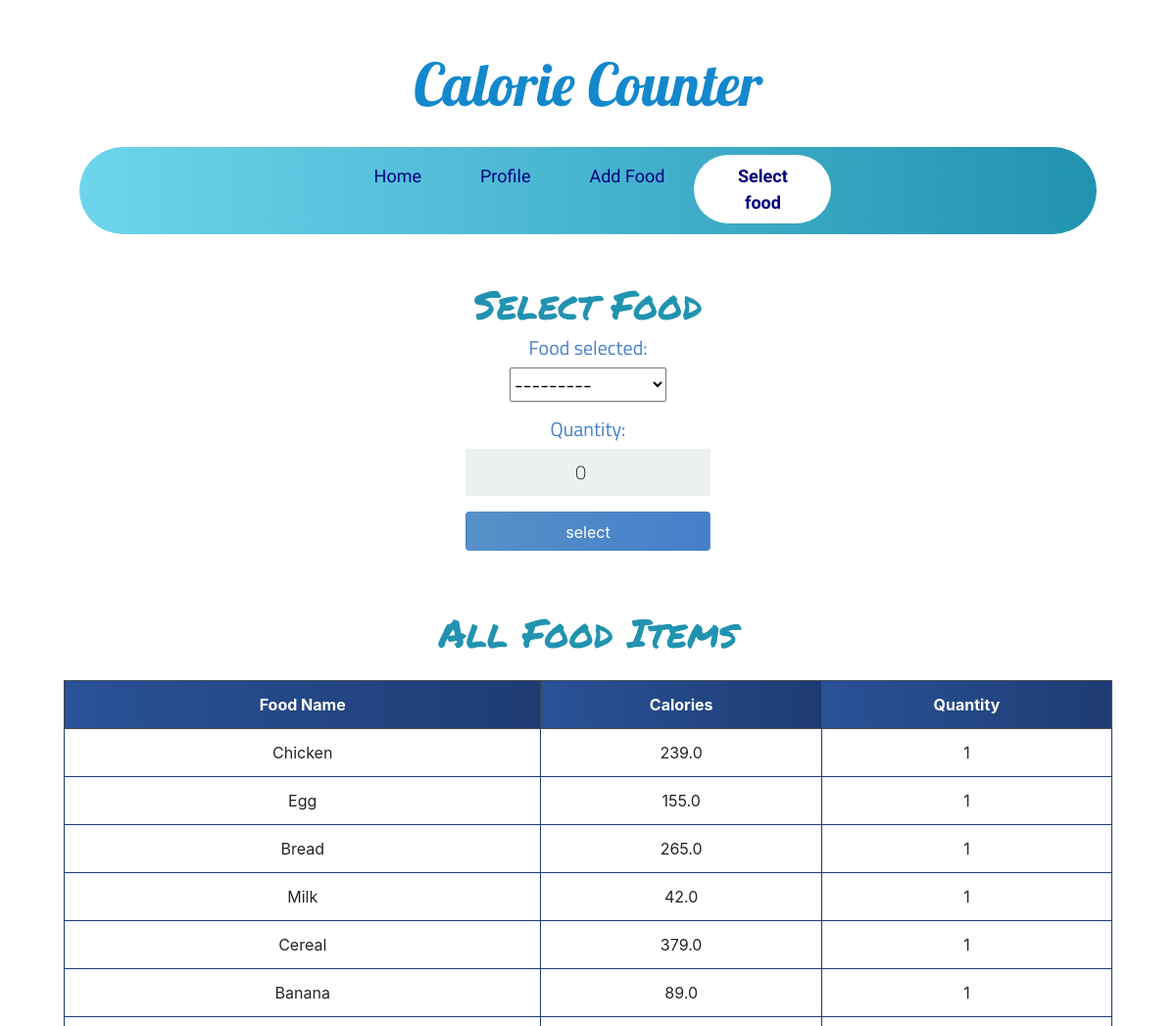
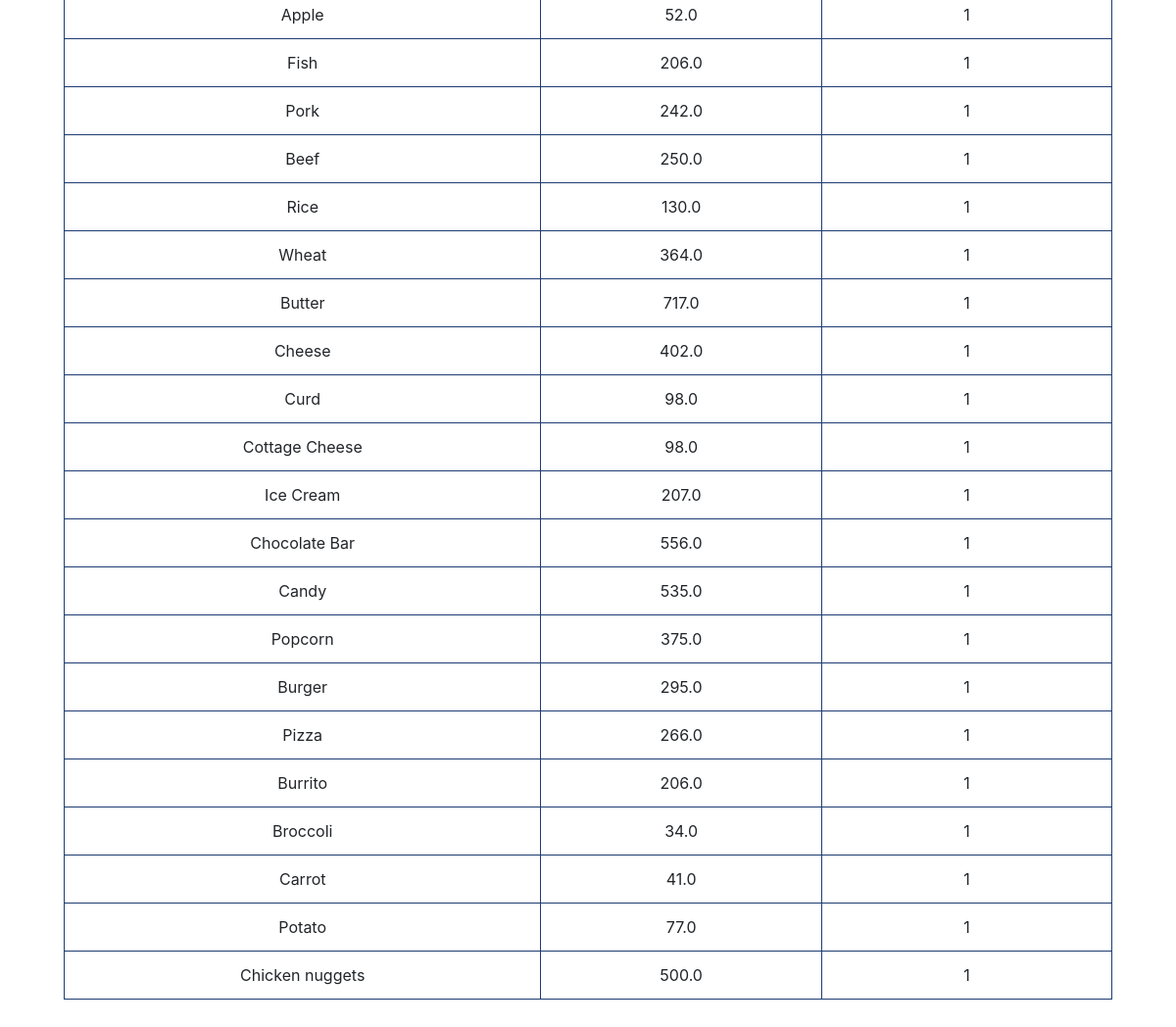
/select_food/ (signed in), run on the app's committed database (2 pictures, top to bottom).
### calories/models.py (models this page shows)
class Food(models.Model):
	name = models.CharField(max_length=200 ,null=False)
	quantity = models.PositiveIntegerField(null=False,default=0)
	calorie = models.FloatField(null=False,default=0)
	person_of = models.ForeignKey(User,null=True,on_delete=models.CASCADE)
	def __str__(self):
		return self.name

### calories/views.py (the view)
# urls.py: path('select_food/',select_food,name='select_food'),
@login_required
def select_food(request):
	person = Profile.objects.filter(person_of=request.user).last()
	food_items = Food.objects.filter(person_of=request.user)
	form = SelectFoodForm(request.user,instance=person)
	if request.method == 'POST':
		form = SelectFoodForm(request.user,request.POST,instance=person)
		if form.is_valid():
			form.save()
			return redirect('home')
	else:
		form = SelectFoodForm(request.user)
	context = {'form':form,'food_items':food_items}
	return render(request, 'select_food.html',context)

### calories/forms.py
class SelectFoodForm(forms.ModelForm):
    class Meta:
        model = Profile
        fields = ('food_selected','quantity',)
    def __init__(self, user, *args, **kwargs):
        super(SelectFoodForm, self).__init__(*args, **kwargs)
        self.fields['food_selected'].queryset = Food.objects.filter(person_of=user)

### templates/select_food.html (shortened to what this page needs)
{% extends 'base.html' %}
{% block content %}
    <div class="login mt-0">
        <div class="login-screen">
            <div class="app-title">
                <h1 class="headline">Select Food</h1>
            </div>
            <form method="POST" action="" class="login-form">
              <h5 class="form-labels">
                {{ form.as_p }}
            </h5>
                <input class="btn login_btn pt-2" type="submit" value="select">
            </form>
        </div>
    </div>
    <div class="container-fluid">
   <h1 class="headline text-center pb-3">All Food Items </h1>
        <table class="table table-bordered text-center">
            <thead class="thead-dark">
                <tr>
                    <th scope="col">Food Name</th>
                    <th scope="col">Calories</th>
                    <th scope="col">Quantity</th>
                </tr>
            </thead>
            <tbody>
                {% for food in food_items %}
                <tr>
                    <td>{{ food.name }}</td>
                    <td>{{ food.calorie }}</td>
                    <td>{{ food.quantity }}</td>
                </tr>
                {% endfor %}
            </tbody>
        </table>
     </div>
{% endblock content %}

### templates/base.html (shortened to what this page needs)
<!DOCTYPE html>
{% load static %}
<html>
<head>
	<link href="{% static 'css/base.css' %}" rel="stylesheet">
	<link rel="stylesheet" href="https://stackpath.bootstrapcdn.com/bootstrap/4.5.2/css/bootstrap.min.css">
</head>
<body>
  <a href={% url "home" %}><h1 class="logo text-center">Calorie Counter</h1></a>
<nav id="navbar-primary" class="navbar navbar-expand-lg navbar-default active" role="navigation">
 <div class="container">
            <div class="collapse navbar-collapse" id="resNav">
            <ul class="navbar-nav justify-content-center">
              {% with url_name=request.resolver_match.url_name %}
              <li class="nav-item"><a class="nav-link  {% if url_name == 'home' %} active{% endif %}" href={% url "home" %}>Home</a></li>
              <li class="nav-item"><a class="nav-link {% if url_name == 'profile' %} active{% endif %}" href={% url "profile" %}>Profile</a></li>
              <li class="nav-item"><a class="nav-link {% if url_name == 'add_food' %} active{% endif %}" href={% url "add_food" %}>Add Food</a></li>
              <li class="nav-item"><a class="nav-link {% if url_name == 'select_food' %} active{% endif %}" href={% url "select_food" %}>Select food</a></li>
              {% endwith %}
            </ul>
            </div>
 </div>
</nav>
        {% block content %}
        {% endblock content %}
</body>
</html>

### static/css/base.css (style rules this page uses)
a { text-decoration:none !important; }
.logo { font-family: 'Lobster', cursive; padding-top:0px; padding-bottom:12px; font-size: 60px; color: #1488CC; color: -webkit-linear-gradient(to right, #2B32B2, #1488CC); color: linear-gradient(to right, #2B32B2, #1488CC); }
#navbar-primary.navbar-default .navbar-nav { width: 100%; text-align: center; background: #2193b0; background: -webkit-linear-gradient(to right, #6dd5ed, #2193b0); background: linear-gradient(to right, #6dd5ed, #2193b0); border-radius: 100px ; }
#navbar-primary.navbar-default .navbar-nav > li { display: inline-block; float: none; vertical-align: top; padding-top: 8px; padding-bottom: 8px; font-family: 'Grandstander', cursive }
#navbar-primary.navbar-default .navbar-nav > li > a { padding-left: 30px; padding-right: 30px; color:#000080; font-size: 18px; text-decoration:none; }
ul.navbar-nav .nav-item:after { content: ''; display: block; height: 3px; width: 0; transition: width .5s ease, background-color .5s ease; }
.navbar-nav .nav-item > a.active { width: 140px; background: white ; border-radius: 100px ; color: #white !important; text-align: center; font-weight: bolder; display: block; text-decoration: none; }
body { font-family: Arial; background-color: #3498DB; padding: 50px; }
.login { margin: 20px auto; width: 300px; }
.login-screen { background-color: #FFF; padding: 20px; border-radius: 5px }
.app-title { text-align: center; color: #777; }
.login-form { text-align: center; }
input { text-align: center; background-color: #ECF0F1; border: 2px solid transparent; border-radius: 3px; font-size: 16px; font-weight: 200; padding: 10px 0; width: 250px; transition: border .5s; }
.btn { background: #457fca; background: -webkit-linear-gradient(to right, #5691c8, #457fca); background: linear-gradient(to right, #5691c8, #457fca); color: white !important; font-size: 16px; line-height: 25px; padding: 10px 0; text-decoration: none; text-shadow: none; border-radius: 3px; box-shadow: none; transition: 0.25s; display: block; width: 250px; margin: 0 auto; }
th { background: #1e3c72; background: -webkit-linear-gradient(to right, #2a5298, #1e3c72); background: linear-gradient(to right, #2a5298, #1e3c72); }
.headline { font-family: 'Permanent Marker', cursive; padding-top:20px; color: #2193b0; color: -webkit-linear-gradient(to right, #6dd5ed, #2193b0); color: linear-gradient(to right, #6ded6d, #2193b0); }
.table { background-color: white; color: #18AD7C; }
table.table-bordered > thead > tr > th { border:1px solid #1e3c72; }
table.table-bordered > tbody > tr > td { border:1px solid #1e3c72; }
.form-labels { font-family: 'Titillium Web', sans-serif; color:#457fca; }

### data on the page
Food: name "Chicken", calorie "239.0", quantity "1"
Food: name "Egg", calorie "155.0", quantity "1"
Food: name "Bread", calorie "265.0", quantity "1"
Food: name "Milk", calorie "42.0", quantity "1"
Food: name "Cereal", calorie "379.0", quantity "1"
Food: name "Banana", calorie "89.0", quantity "1"
Food: name "Apple", calorie "52.0", quantity "1"
Food: name "Fish", calorie "206.0", quantity "1"
Food: name "Pork", calorie "242.0", quantity "1"
Food: name "Beef", calorie "250.0", quantity "1"
Food: name "Rice", calorie "130.0", quantity "1"
Food: name "Wheat", calorie "364.0", quantity "1"
Food: name "Butter", calorie "717.0", quantity "1"
Food: name "Cheese", calorie "402.0", quantity "1"
Food: name "Curd", calorie "98.0", quantity "1"
Food: name "Cottage Cheese", calorie "98.0", quantity "1"
Food: name "Ice Cream", calorie "207.0", quantity "1"
Food: name "Chocolate Bar", calorie "556.0", quantity "1"
Food: name "Candy", calorie "535.0", quantity "1"
Food: name "Popcorn", calorie "375.0", quantity "1"
Food: name "Burger", calorie "295.0", quantity "1"
Food: name "Pizza", calorie "266.0", quantity "1"
Food: name "Burrito", calorie "206.0", quantity "1"
Food: name "Broccoli", calorie "34.0", quantity "1"
Food: name "Carrot", calorie "41.0", quantity "1"
Food: name "Potato", calorie "77.0", quantity "1"
Food: name "Chicken nuggets", calorie "500.0", quantity "1"
